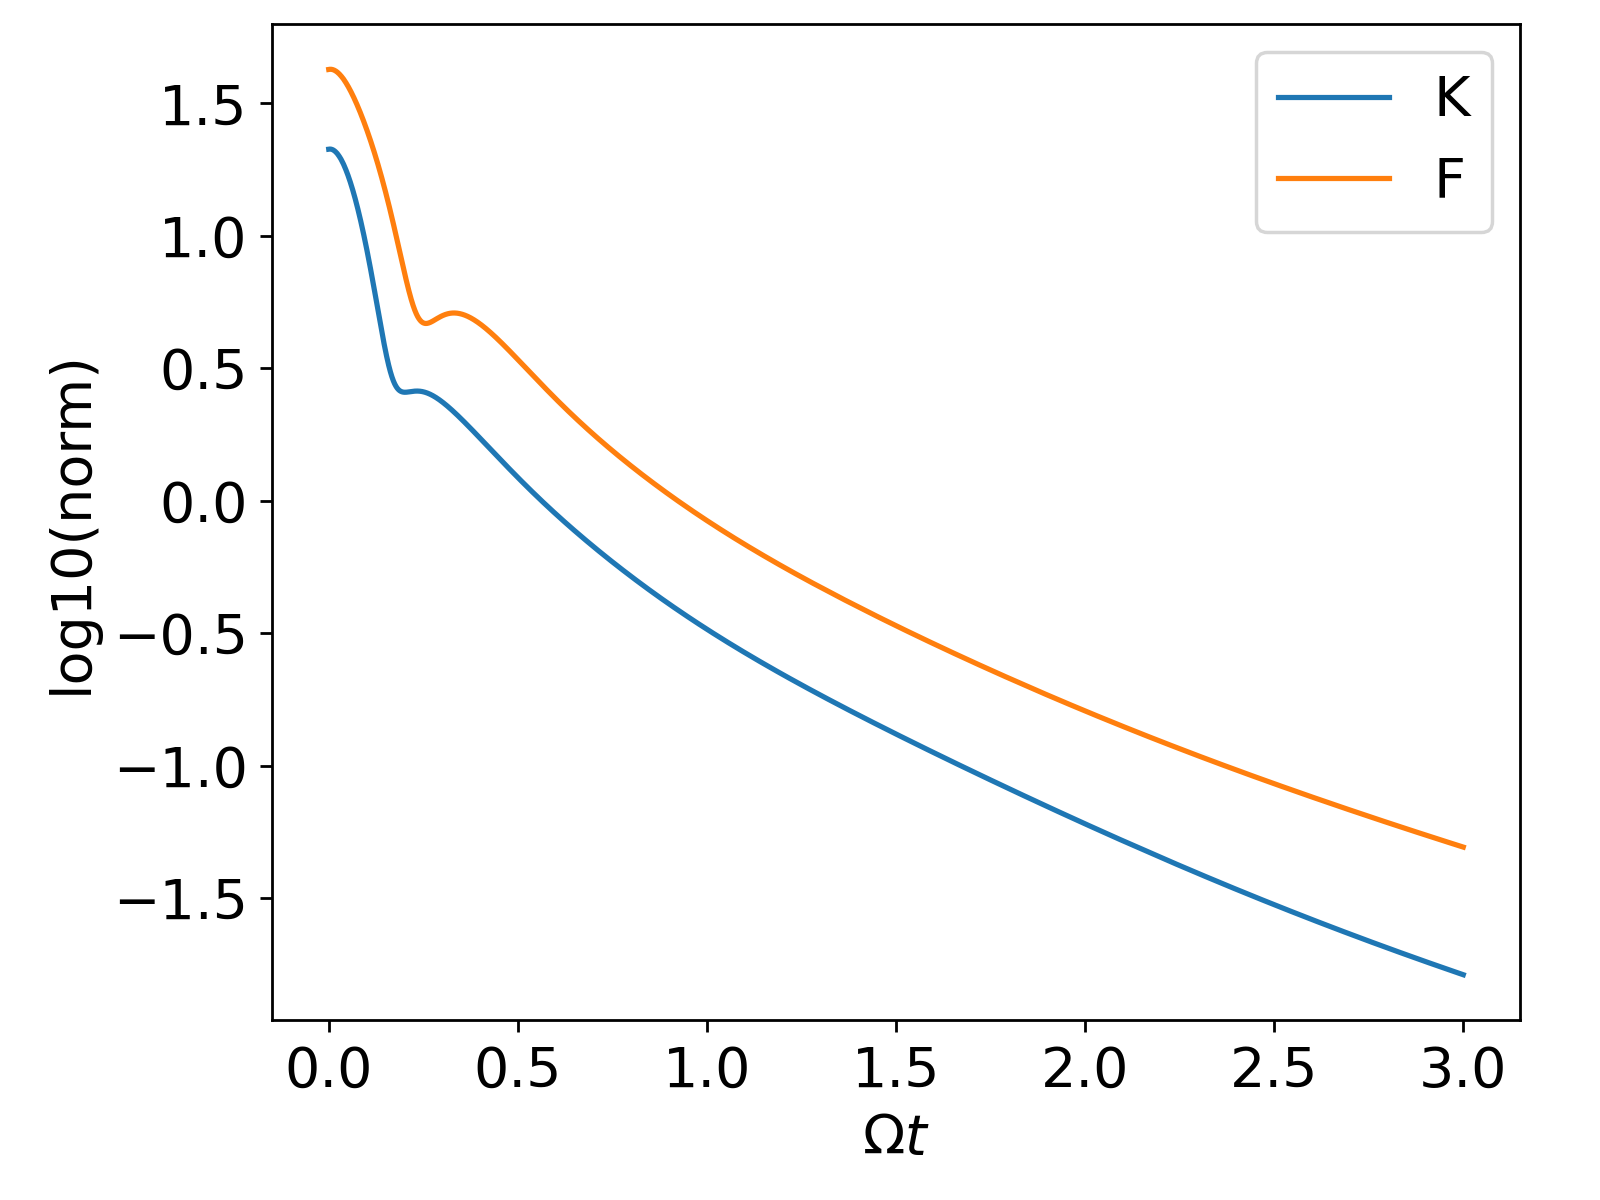

The script that saved this image:

import numpy as np
import scipy.linalg
import h5py
from GQME_discretization_error.ttm import * 
import matplotlib.pyplot as plt
np.set_printoptions(threshold=10000,suppress=True,linewidth=10000)
plt.rcParams.update({'font.size':16})
plt.rcParams.update({'figure.figsize':(6.4,4.8)})
M = int(3/.0005+1e-6) 
dir_ = '../heom_run/'
kappa = np.load(dir_+'kappa_0.0005_4th.npy')
F = np.load(dir_+'F_0.0005_4th.npy')
fig,ax = plt.subplots(nrows=1,ncols=1) 
for y,lab in zip((kappa,F),('K','F')):
    y = np.array([np.linalg.norm(yi) for yi in y])
    x = np.arange(len(y))*.0005
    ax.plot(x,np.log10(y),linestyle='-',label=lab)
ax.set_xlabel(r'$\Omega t$')
ax.set_ylabel('log10(norm)')
#ax.set_xlim(0,0.5)
ax.legend()
fig.subplots_adjust(left=0.17, bottom=0.15, right=0.95, top=0.98)
fig.savefig(f'norm.png', dpi=250)
plt.close(fig)

fig,ax = plt.subplots(nrows=1,ncols=1) 
rhos_ex = [None] * 4
for i in range(4):
    f = h5py.File(dir_+f'long_path{i}.hdf5', 'r')
    rhos_ex[i] = process_trajectory(f['rho'][:][:M])
    f.close()
Uex = rho2U(rhos_ex)
colors = 'blue','orange','green','red','cyan'
eps = 0.0
delta = -1.0
H = eps*sz + delta*sx
Ls = H2L(H)
K0 = (-np.dot(Ls,Ls)-kappa[0])/2
dddU0 = np.load(dir_+'dddU0_0.0005_4th.npy')
for dt,color in zip((0.01,0.02,0.05,0.1),colors):
    itv = int(dt/0.0005+1e-6)
    print('dt=',dt,itv)
    U = Uex[::itv]
    K = -kappa[::itv]
    F_ = F[::itv]
    T1 = np.eye(4)-1j*dt*Ls+dt**2*K0

    U1 = np.zeros_like(U)
    U1[0] = np.eye(4)
    for N in range(U1.shape[0]-1):
        U1[N+1] = np.dot(T1,U[N]) 
        for m in range(N):
            U1[N+1] += dt**2*np.dot(K[N-m],U[m])
    y = np.array([np.linalg.norm(Di) for Di in U1-U])
    x = np.arange(len(y))*dt
    ax.plot(x[1:],np.log10(y[1:]),color=color,linestyle='-',label=dt)

    U2 = U1.copy()
    for N in range(U1.shape[0]-1):
        U2[N+1] += dt**2*np.dot(dt*dddU0/6,U[N]) 
        for m in range(N):
            U2[N+1] += dt**3*np.dot(F_[N-m],U[m])/2
    y = np.array([np.linalg.norm(Di) for Di in U2-U])
    ax.plot(x[1:],np.log10(y[1:]),color=color,linestyle='--')
ax.set_xlabel(r'$\Omega t$')
ax.set_ylabel('log10(dU)')
#ax.set_xlim(0,0.5)
ax.legend()
fig.subplots_adjust(left=0.17, bottom=0.15, right=0.95, top=0.98)
fig.savefig(f'scaling.png', dpi=250)
plt.close(fig)
